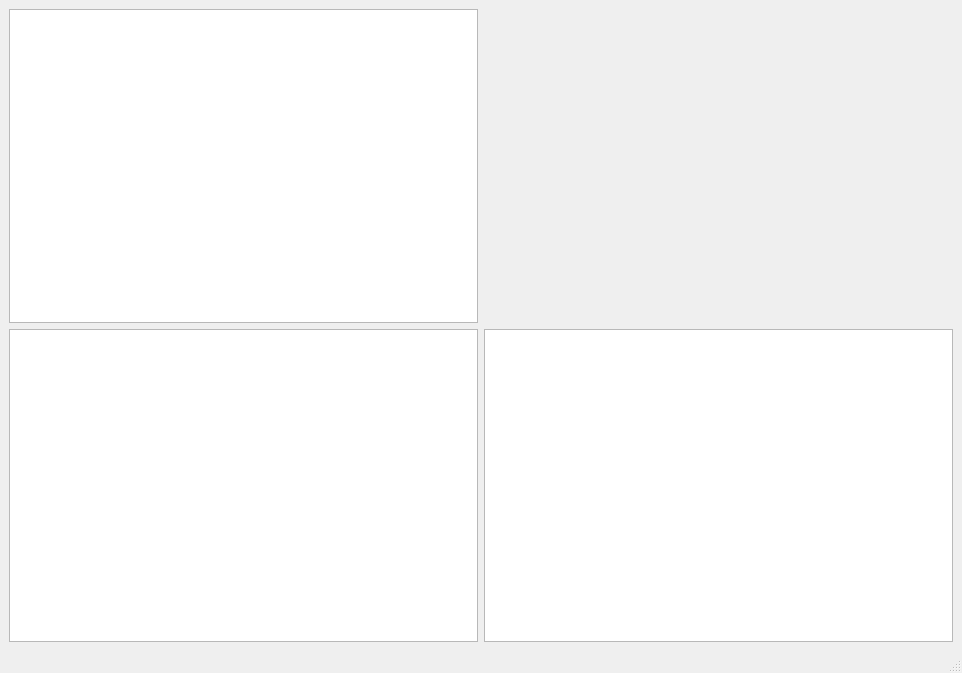
<?xml version="1.0" encoding="UTF-8"?>
<ui version="4.0">
 <class>MainWindow</class>
 <widget class="QMainWindow" name="MainWindow">
  <property name="geometry">
   <rect>
    <x>0</x>
    <y>0</y>
    <width>962</width>
    <height>673</height>
   </rect>
  </property>
  <property name="windowTitle">
   <string>MainWindow</string>
  </property>
  <widget class="QWidget" name="centralwidget">
   <layout class="QGridLayout" name="gridLayout_2">
    <item row="1" column="0">
     <layout class="QGridLayout" name="gridLayout">
      <item row="4" column="0">
       <widget class="QListView" name="listView_3"/>
      </item>
      <item row="0" column="0">
       <widget class="QListView" name="listView_2"/>
      </item>
      <item row="4" column="2">
       <widget class="QListView" name="listView"/>
      </item>
      <item row="0" column="2">
       <widget class="QLabel" name="label">
        <property name="maximumSize">
         <size>
          <width>700</width>
          <height>350</height>
         </size>
        </property>
        <property name="text">
         <string/>
        </property>
        <property name="pixmap">
         <pixmap>../../Pictures/shutterstock_775889491.jpg</pixmap>
        </property>
       </widget>
      </item>
     </layout>
    </item>
   </layout>
  </widget>
  <widget class="QStatusBar" name="statusbar"/>
 </widget>
 <resources/>
 <connections/>
</ui>
